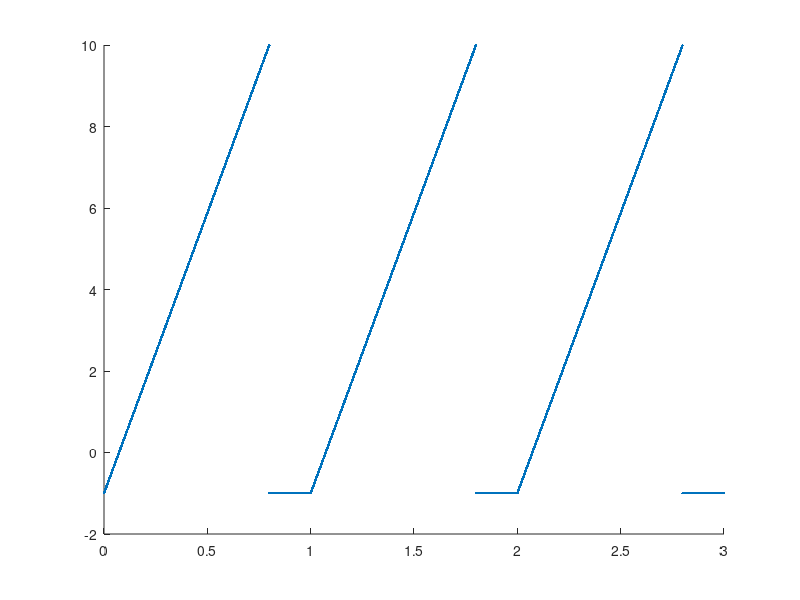
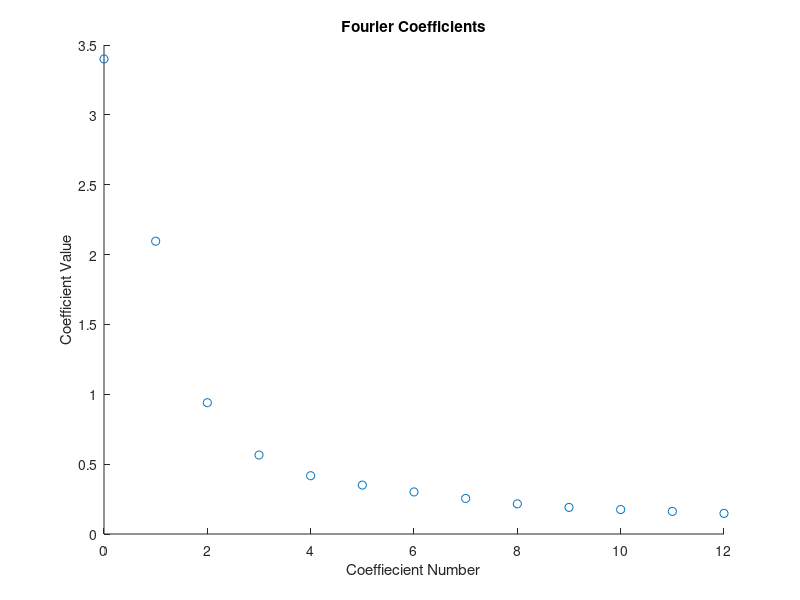

The MATLAB source for these figures, in order:
%Part i

T = 1; %period is one
N = (2048); %big ass N
step = T/N;
t1 = [-0.2:step:0]; %from -0.2 to 0
t2 = [0:step:0.8-step]; %from 0 to 0.8
t3 = [0:step:1-step]; %one whole period starting at 0
f1 = ones(1,length(t1)).*-1;    %from -0.2 to 0 the function is -1
f2 = ((13.75).*t2)-1;       %from 0 to 0.8 le function is this
f3 = [f2 f1];       %the function over one period staring at t=0

t4 = [t3 t3+1 t3+2];    %three periods
f4 = [f3 f3 f3];        %signal over three periods

figure
hold on
plot(t4, f4,'.');       %plot them without joining up the points at 0.8
hold off


%Part ii
%function has discontinuities at t = 0.8+nT
%Suitable value for N??
N2 = 2048^2;

%Find first 8 non zero Fourier coeffs
%Need to change your signal so that it starts at t=0
tstep = 1/N2;
tplus = [0:tstep: 0.8-tstep];
fplus = -1 + ((11/0.8)*tplus);
tminus = [0.8:tstep:1-tstep];
fminus = -ones(1, length(tminus));
ffour = [fplus fminus];
tfour = [tplus tminus];

FF = fft(ffour)/N2;

figure
hold on
plot([0:12],abs(FF(1:13)), 'o') 
xlabel('Coeffiecient Number')
ylabel('Coefficient Value')
title('Fourier Coefficients')
hold off

for n =1:13
   FF(n) 
end